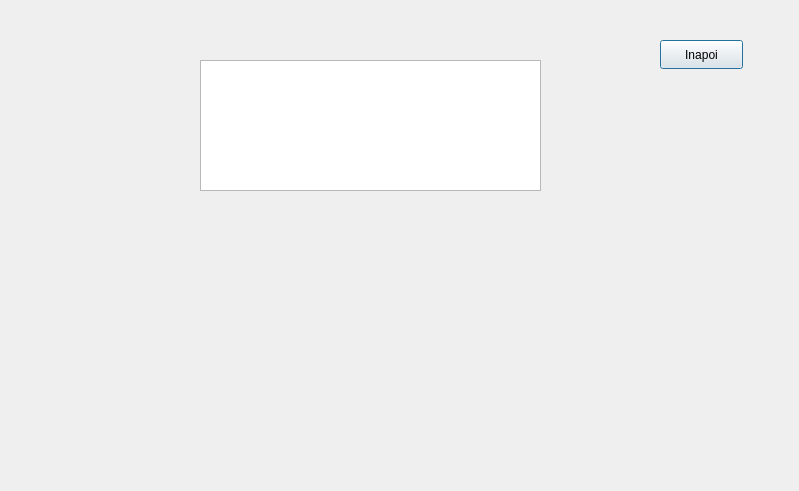
<?xml version="1.0" encoding="UTF-8"?>
<ui version="4.0">
 <class>fereastraVizualizareTranzactii</class>
 <widget class="QDialog" name="fereastraVizualizareTranzactii">
  <property name="geometry">
   <rect>
    <x>0</x>
    <y>0</y>
    <width>799</width>
    <height>491</height>
   </rect>
  </property>
  <property name="windowTitle">
   <string>Dialog</string>
  </property>
  <property name="styleSheet">
   <string notr="true">#fereastraVizualizareTranzactii{
background:url(:/imaginebuna.png)
}</string>
  </property>
  <widget class="QPushButton" name="pushButton">
   <property name="geometry">
    <rect>
     <x>660</x>
     <y>40</y>
     <width>83</width>
     <height>29</height>
    </rect>
   </property>
   <property name="text">
    <string>Inapoi</string>
   </property>
  </widget>
  <widget class="QTextEdit" name="textEdit">
   <property name="geometry">
    <rect>
     <x>200</x>
     <y>60</y>
     <width>341</width>
     <height>131</height>
    </rect>
   </property>
  </widget>
 </widget>
 <resources/>
 <connections/>
</ui>
